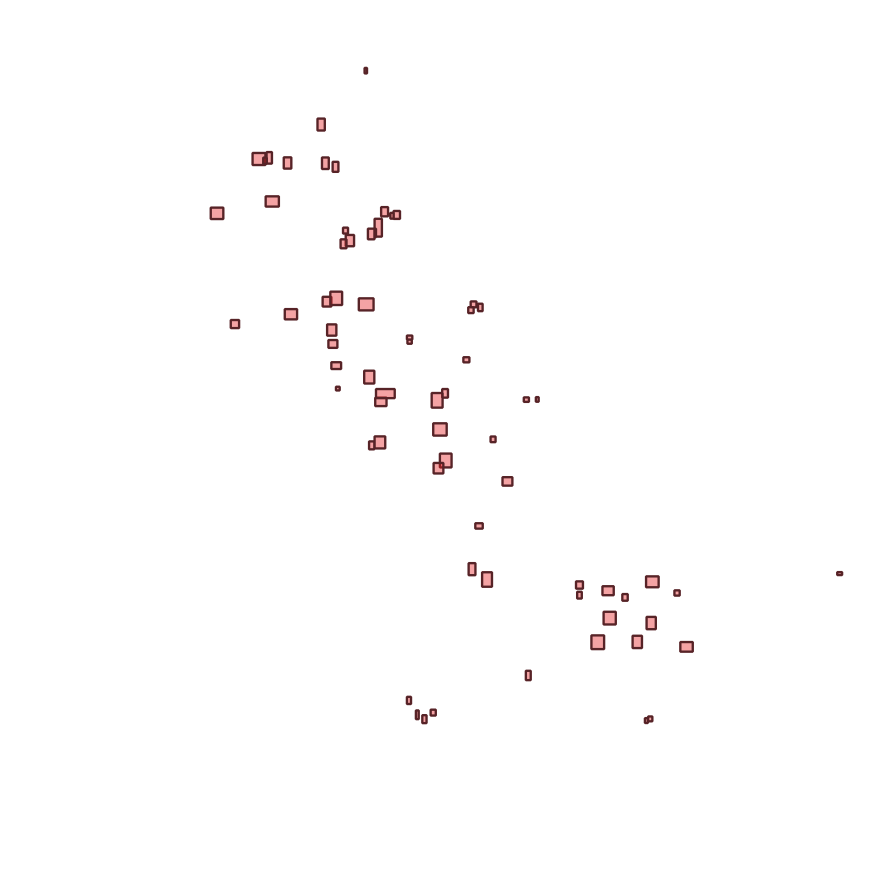
#> input picture resultado/imgs_apresentacao/isos/imgs.png, 3500 x 3500 px (shown at 1/4 size); its folder holds 4 pictures in this run
$ jupyter execute 7.preparar_imgs_apresent.ipynb
#> lines starting #> are read from the running program, lines starting #| are printed output that depends on the picture
[cell 1]
from PIL import Image
import os

[cell 2]
def transform_to_isometric(input_folder, output_folder, scale_x=0.7, scale_y=1.0, rotation_angle=45):
#> called with input_folder = 'resultado/imgs_apresentacao/isos', output_folder = 'resultado/imgs_apresentacao/isos', scale_x = 0.7, scale_y = 0.5, rotation_angle = 0
    if not os.path.exists(output_folder):
        os.makedirs(output_folder)

    for file_name in os.listdir(input_folder):
        if file_name.lower().endswith(".png"):
            input_path = os.path.join(input_folder, file_name)

            # Adicionar prefixo ao nome do arquivo de saída
            output_file_name = f"iso_{file_name}"
            output_path = os.path.join(output_folder, output_file_name)

            # Abrir imagem com transparência
            image = Image.open(input_path).convert("RGBA")
#> image is the input picture: PIL image 3500x3500 RGBA; mean R, G, B, A 1.4, 0.3, 0.4, 2.1

            # Redimensionar proporcionalmente
            width, height = image.size
#> width = 3500; height = 3500
            new_width = int(width * scale_x)
#> new_width = 2450
            new_height = int(height * scale_y)
#> new_height = 1750
            image = image.resize((new_width, new_height), resample=Image.LANCZOS)
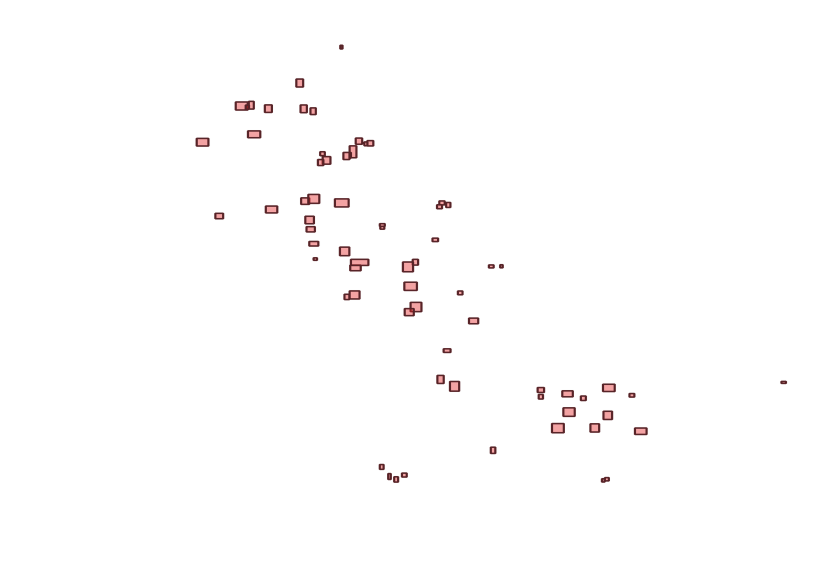
#> image: PIL image 2450x1750 RGBA (shown at 1/3 size); mean R, G, B, A 1.6, 0.4, 0.4, 2.1; transparent parts drawn white

            # Rotacionar mantendo o fundo transparente
            image = image.rotate(rotation_angle, resample=Image.BICUBIC, expand=True)

            # Salvar a imagem transformada
            image.save(output_path, "PNG")
            print(f"Transformada: {output_file_name}")
#> pass 2 of the loop in transform_to_isometric, `for file_name in os.listdir(input_folder):`:
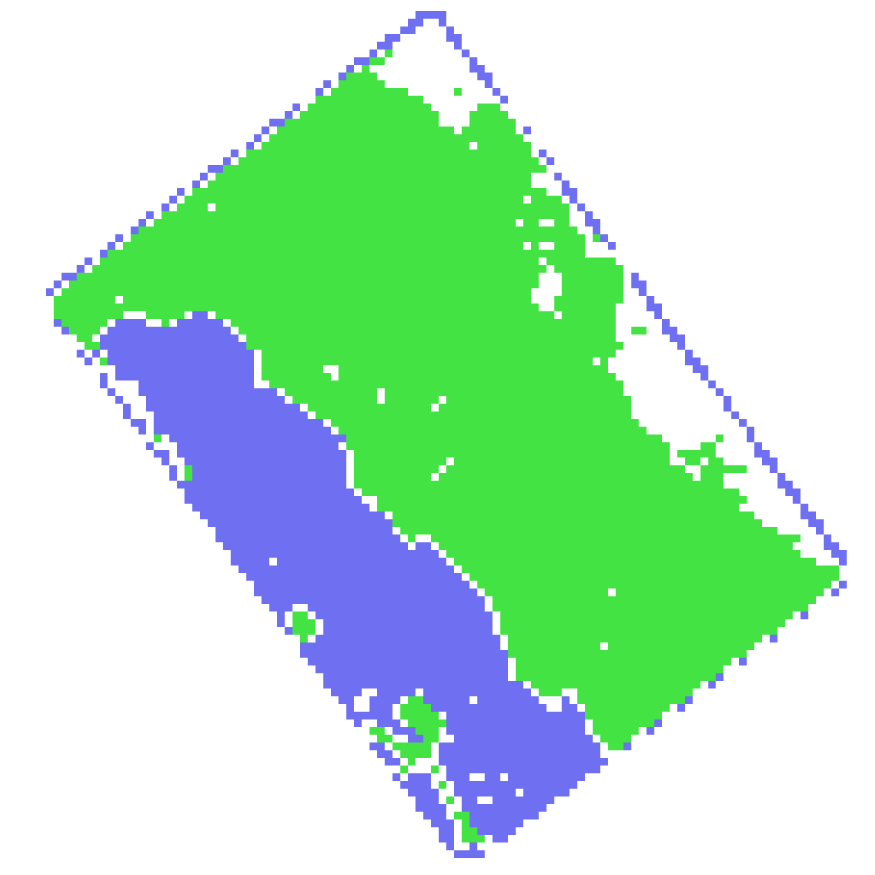
#> input picture resultado/imgs_apresentacao/isos/imgs_2.png, 3500 x 3500 px (shown at 1/4 size)
#> in transform_to_isometric, image is the input picture: PIL image 3500x3500 RGBA; mean R, G, B, A 14.8, 71.5, 35.1, 82.7
#> in transform_to_isometric, `image = image.resize((new_width, new_height), resample=Image.LANCZOS)`:
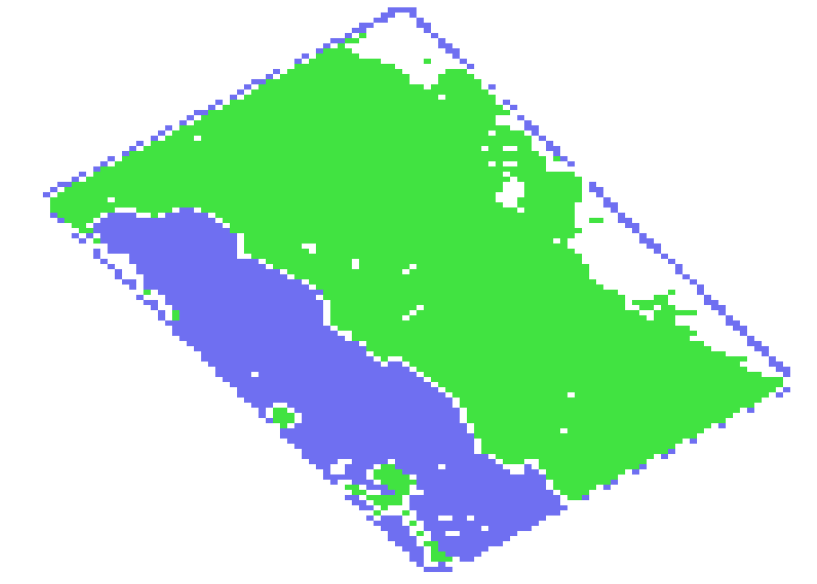
#> image: PIL image 2450x1750 RGBA (shown at 1/3 size); mean R, G, B, A 14.9, 72.7, 36, 82.7; transparent parts drawn white
#> pass 3 of the loop in transform_to_isometric, `for file_name in os.listdir(input_folder):`:
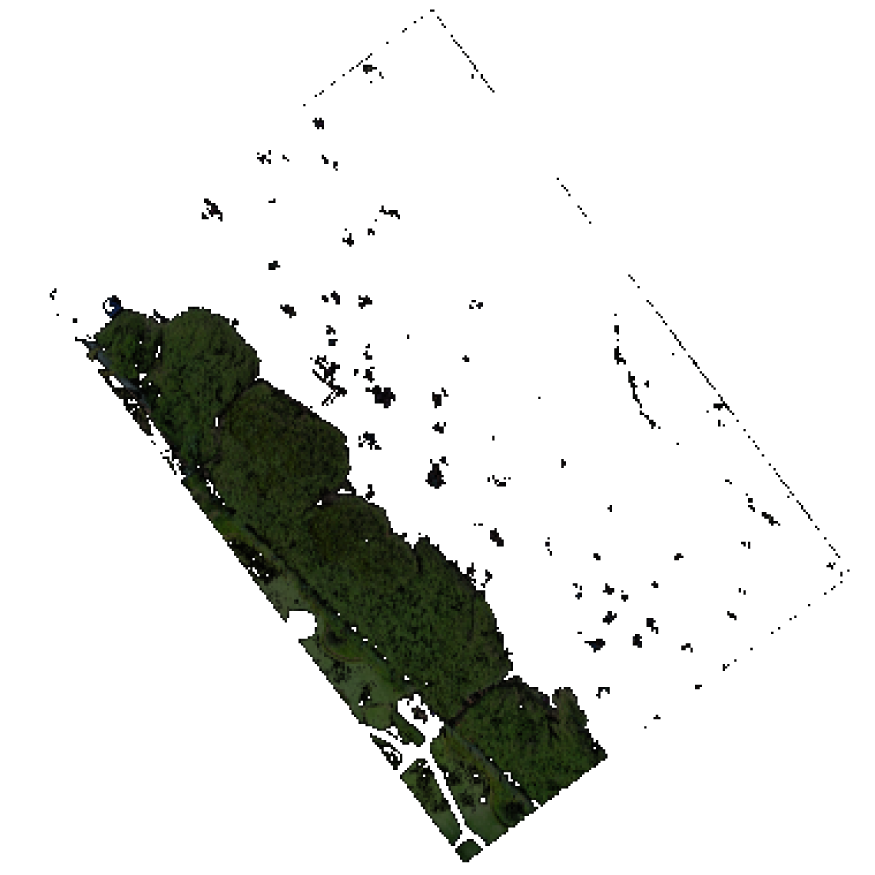
#> input picture resultado/imgs_apresentacao/isos/imgs_3.png, 3500 x 3500 px (shown at 1/4 size)
#> in transform_to_isometric, image is the input picture: PIL image 3500x3500 RGBA; mean R, G, B, A 3.6, 4.9, 2.2, 33.1
#> in transform_to_isometric, `image = image.resize((new_width, new_height), resample=Image.LANCZOS)`:
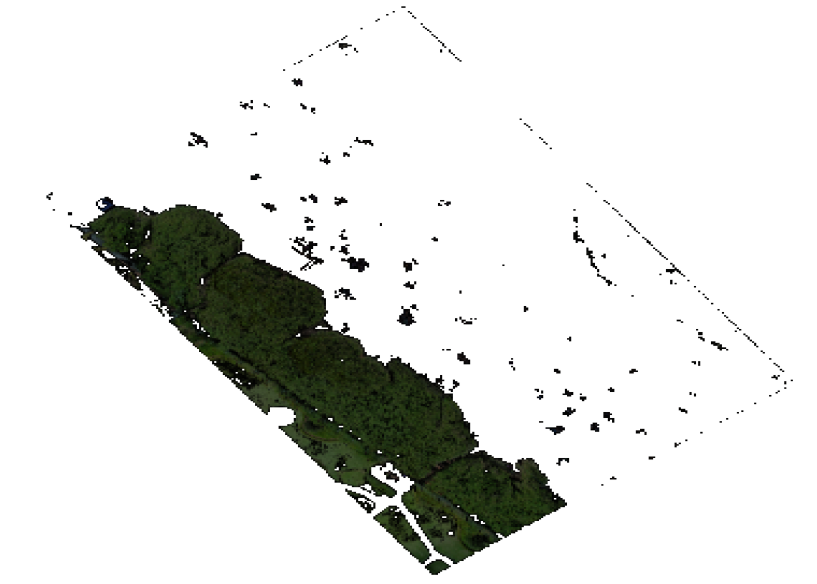
#> image: PIL image 2450x1750 RGBA (shown at 1/3 size); mean R, G, B, A 3.7, 4.9, 2.2, 33.1; transparent parts drawn white
#> the loop made 4 passes; the first 3 are shown
